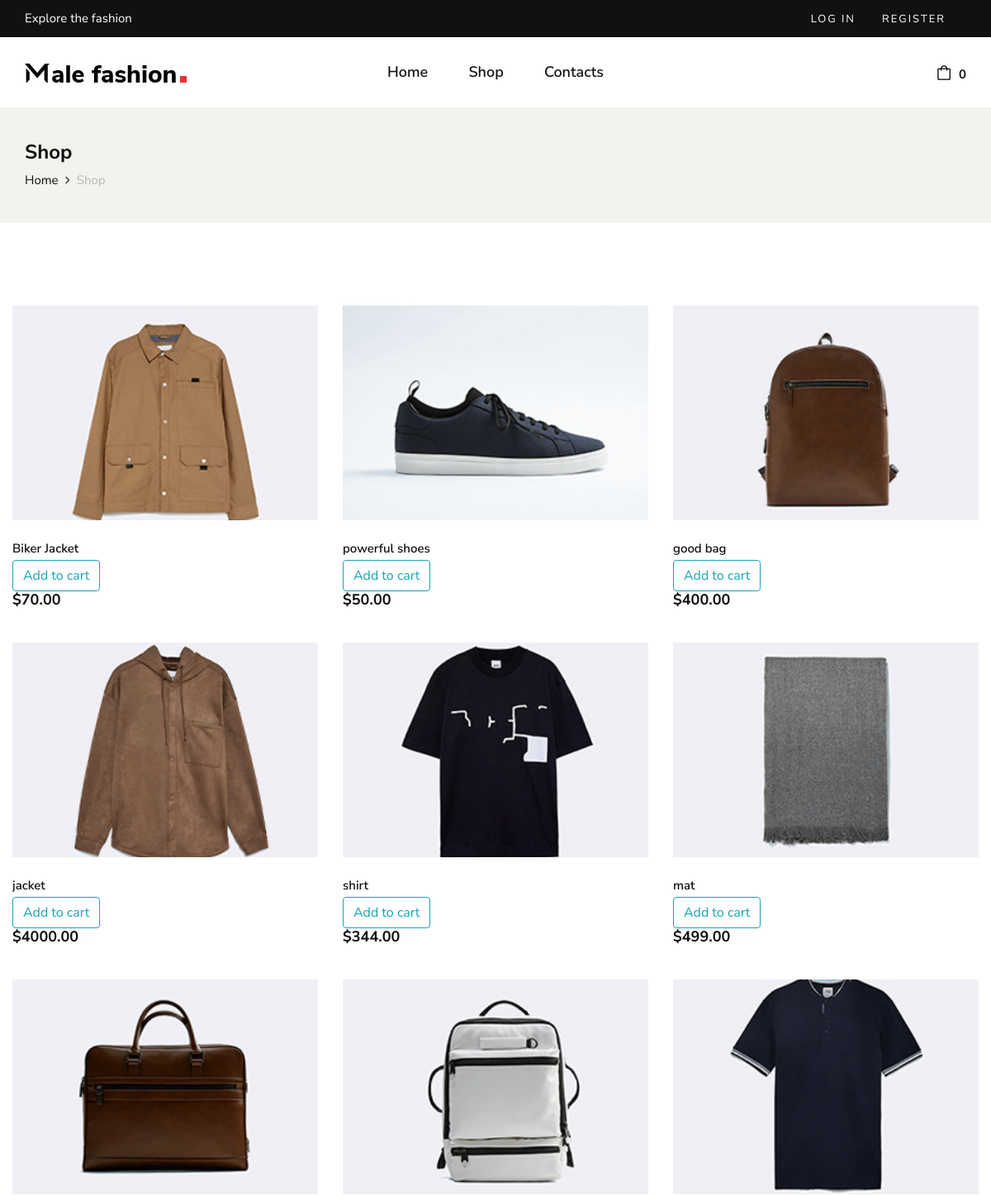
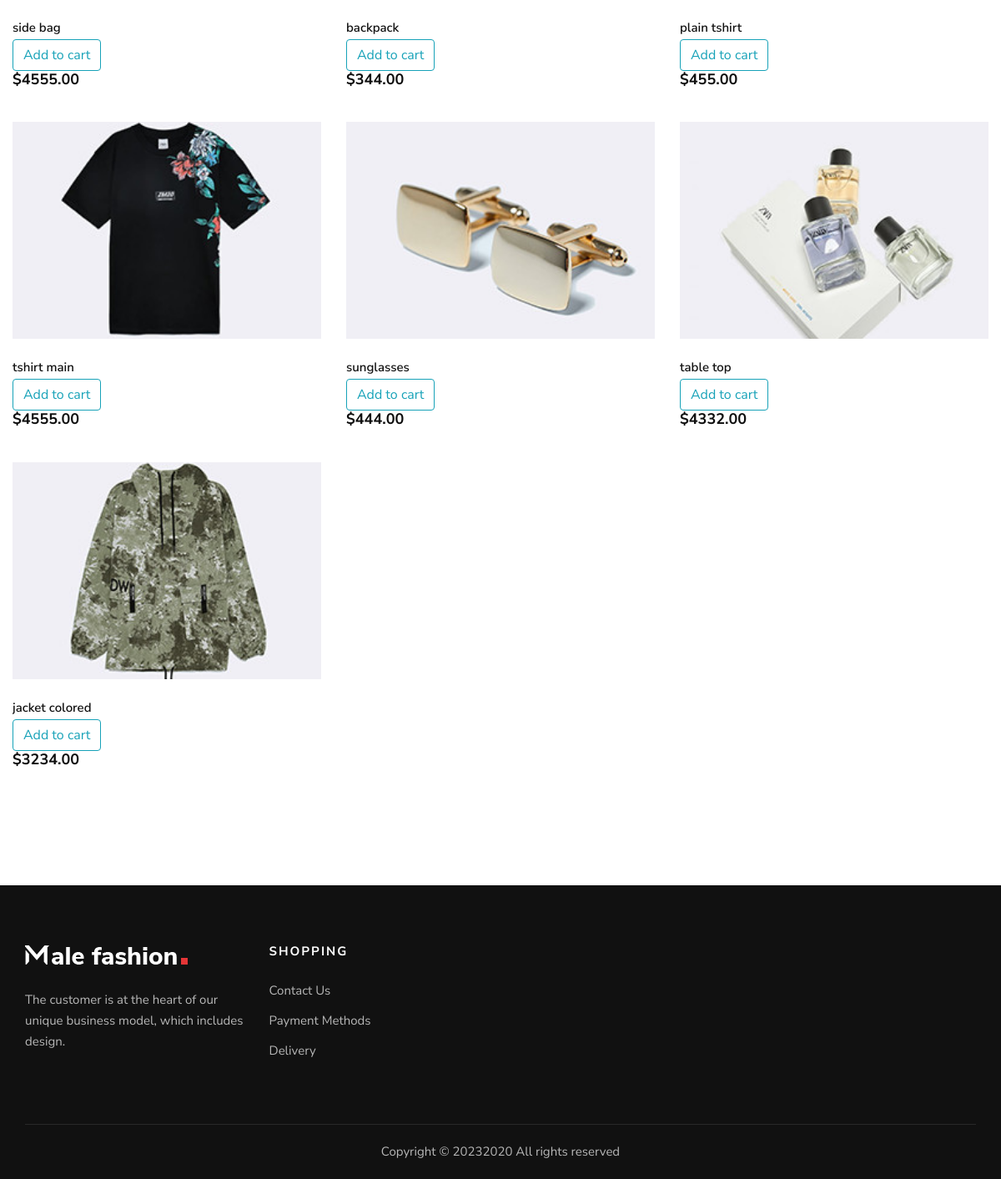
The app's page /shop/ with its own data (2 pictures, top to bottom).
### store/models.py (models this page shows, shortened)
class Product(models.Model):
    name = models.CharField(max_length=100)
    price = models.DecimalField(default=0,decimal_places=2,max_digits=6)
    category= models.ForeignKey(Category, on_delete=models.CASCADE, default=1)
    description = models.CharField(max_length=250, default='', blank =True, null=True)
    image = models.ImageField(upload_to = 'uploads/product/')
    is_sale = models.BooleanField(default= True)
    sale_price = models.DecimalField(default=0,decimal_places=2,max_digits=6)

### store/views.py (the view)
# urls.py: path('shop/',views.shop, name ="shop"),
def shop(request):
    if request.user.is_authenticated:
        customer = request.user.customer
        order, created = Order.objects.get_or_create(customer=customer, complete=False)
        items = order.orderitem_set.all()
        cartItems = order.get_cart_items
    else:
        items = []
        order = {'get_cart_total':0, 'get_cart_items':0}
        cartItems = order['get_cart_items']
    products = Product.objects.all()
    context = {'products':products, 'cartItems':cartItems}
    return render(request, 'shop.html',context)

### store/templates/shop.html (shortened to what this page needs)
{% extends 'main.html' %}
{% load static %}
{% block content %}
    <section class="breadcrumb-option">
        <div class="container">
            <div class="row">
                <div class="col-lg-12">
                    <div class="breadcrumb__text">
                        <h4>Shop</h4>
                        <div class="breadcrumb__links">
                            <a href="{% url 'home'%}">Home</a>
                            <span>Shop</span>
                        </div>
                    </div>
                </div>
            </div>
        </div>
    </section>
    <section class="shop spad">
        <div class="container">
            <div class="row">
                    <div class="row">
                    {% for product in products %}
                        <div class="col-lg-4 col-md-6 col-sm-6">
                            <div class="product__item">
                                <div class="product__item__pic set-bg" data-setbg="{{ product.image.url }}">
                                </div>
                                <div class="product__item__text">
                                    <h6>{{ product.name}}</h6>
                                    <button data-product={{product.id}} data-action="add" class="btn btn-outline-info add-btn update-cart">Add to cart</button>
                                    <h5>${{product.price}}</h5>
                                </div>
                            </div>
                        </div>
                        {% endfor %}
                    </div>
                </div>
            </div>
    </section>
   {% endblock %}

### store/templates/main.html (shortened to what this page needs)
<!DOCTYPE html>
{% load static %}
<html lang="zxx">
<head>
    <link rel="stylesheet" href="{% static 'css/bootstrap.min.css' %}" type="text/css">
    <link rel="stylesheet" href="{% static 'css/font-awesome.min.css' %}" type="text/css">
    <link rel="stylesheet" href="{% static 'css/elegant-icons.css' %}" type="text/css">
    <link rel="stylesheet" href="{% static 'css/magnific-popup.css' %}" type="text/css">
    <link rel="stylesheet" href="{% static 'css/nice-select.css' %}" type="text/css">
    <link rel="stylesheet" href="{% static 'css/owl.carousel.min.css' %}" type="text/css">
    <link rel="stylesheet" href="{% static 'css/slicknav.min.css' %}" type="text/css">
    <link rel="stylesheet" href="{% static 'css/style.css' %}" type="text/css">
</head>
<body>
    <header class="header">
        <div class="header__top">
            <div class="container">
                <div class="row">
                    <div class="col-lg-6 col-md-7">
                        <div class="header__top__left">
                            <p>Explore the fashion</p>
                        </div>
                    </div>
                    <div class="col-lg-6 col-md-5">
                        <div class="header__top__right">
                            <div class="header__top__links">
                                {% if user.is_authenticated %}
                                <a href="{% url 'logout' %}">log out</a>
                                {% else %}
                                <a href="{% url 'login' %}">Log in</a>
                                <a href="{% url 'register' %}">Register</a>
                                {% endif %}
                            </div>
                        </div>
                    </div>
                </div>
            </div>
        </div>
        <div class="container">
            <div class="row">
                <div class="col-lg-3 col-md-3">
                    <div class="header__logo">
                        <a href="{% url 'home' %}"><img src="{% static 'img/logo.png' %}" alt=""></a>
                    </div>
                </div>
                <div class="col-lg-6 col-md-6">
                    <nav class="header__menu mobile-menu">
                        <ul>
                            <li><a href="{% url 'home' %}">Home</a></li>
                            <li><a href="{% url 'shop' %}">Shop</a></li>
                            <li><a href="{% url 'contact' %}">Contacts</a></li>
                        </ul>
                    </nav>
                </div>
                <div class="col-lg-3 col-md-3">
                    <div class="header__nav__option">
                        <a href="{% url 'cart_summary' %}"><img src="{% static 'img/icon/cart.png' %}" alt=""> </a>
                        <div class="price"><span>{{cartItems}}</span></div>
                    </div>
                </div>
            </div>
        </div>
    </header>
    {% block content %}
    {% endblock content%}
    <footer class="footer">
      <div class="container">
          <div class="row">
              <div class="col-lg-3 col-md-6 col-sm-6">
                  <div class="footer__about">
                      <div class="footer__logo">
                          <a href="#"><img src="{%static 'img/footer-logo.png' %}" alt=""></a>
                      </div>
                      <p>The customer is at the heart of our unique business model, which includes design.</p>
                  </div>
              </div>
              <div class="col-lg-2 col-md-3 col-sm-6">
                  <div class="footer__widget">
                      <h6>Shopping</h6>
                      <ul>
                          <li><a href="#">Contact Us</a></li>
                          <li><a href="#">Payment Methods</a></li>
                          <li><a href="#">Delivery</a></li>
                      </ul>
                  </div>
              </div>
          </div>
          <div class="row">
              <div class="col-lg-12 text-center">
                  <div class="footer__copyright__text">
                      <p>Copyright ©
                          2020
                          All rights reserved
                      </p>
                  </div>
              </div>
          </div>
      </div>
  </footer>
</body>
</html>

### static/css/style.css (style rules this page uses)
html, body { height: 100%; font-family: "Nunito Sans", sans-serif; -webkit-font-smoothing: antialiased; }
h1, h2, h3, h4, h5, h6 { margin: 0; color: #111111; font-weight: 400; font-family: "Nunito Sans", sans-serif; }
h4 { font-size: 24px; }
h5 { font-size: 18px; }
h6 { font-size: 16px; }
p { font-size: 15px; font-family: "Nunito Sans", sans-serif; color: #3d3d3d; font-weight: 400; line-height: 25px; margin: 0 0 15px 0; }
img { max-width: 100%; }
ul, ol { padding: 0; margin: 0; }
.set-bg { background-repeat: no-repeat; background-size: cover; background-position: top center; }
.spad { padding-top: 100px; padding-bottom: 100px; }
.header { background: #ffffff; }
.header__top { background: #111111; padding: 10px 0; }
.header__top__left p { color: #ffffff; margin-bottom: 0; }
.header__top__right { text-align: right; }
.header__top__links { display: inline-block; margin-right: 25px; }
.header__top__links a { color: #ffffff; font-size: 13px; text-transform: uppercase; letter-spacing: 2px; margin-right: 28px; display: inline-block; }
.header__top__links a:last-child { margin-right: 0; }
.header__logo { padding: 30px 0; }
.header__logo a { display: inline-block; }
.header__menu { text-align: center; padding: 26px 0 25px; }
.header__menu ul li { list-style: none; display: inline-block; margin-right: 45px; position: relative; }
.header__menu ul li:last-child { margin-right: 0; }
.header__menu ul li a { font-size: 18px; color: #111111; display: block; font-weight: 600; position: relative; padding: 3px 0; }
.header__menu ul li a:after { position: absolute; left: 0; bottom: 0; width: 100%; height: 2px; background: #e53637; content: ""; -webkit-transition: all, 0.5s; -o-transition: all, 0.5s; transition: all, 0.5s; -webkit-transform: scale(0); -ms-transform: scale(0); transform: scale(0); }
.header__nav__option { text-align: right; padding: 30px 0; }
.header__nav__option a { display: inline-block; margin-right: 26px; position: relative; }
.header__nav__option .price { font-size: 15px; color: #111111; font-weight: 700; display: inline-block; margin-left: -20px; position: relative; top: 3px; }
.product__item { overflow: hidden; margin-bottom: 40px; }
.product__item__pic { height: 260px; position: relative; background-position: center center; }
.product__item__text { padding-top: 25px; position: relative; }
.product__item__text h6 { color: #111111; font-size: 15px; font-weight: 600; margin-bottom: 5px; -webkit-transition: all, 0.3s; -o-transition: all, 0.3s; transition: all, 0.3s; }
.product__item__text h5 { color: #0d0d0d; font-weight: 700; }
.footer { background: #111111; padding-top: 70px; }
.footer__about { margin-bottom: 30px; }
.footer__about .footer__logo { margin-bottom: 30px; }
.footer__about .footer__logo a { display: inline-block; }
.footer__about p { color: #b7b7b7; margin-bottom: 30px; }
.footer__widget { margin-bottom: 30px; }
.footer__widget h6 { color: #ffffff; font-size: 15px; font-weight: 700; text-transform: uppercase; letter-spacing: 2px; margin-bottom: 20px; }
.footer__widget ul li { line-height: 36px; list-style: none; }
.footer__widget ul li a { color: #b7b7b7; font-size: 15px; }
.footer__copyright__text { border-top: 1px solid rgba(255, 255, 255, 0.1); padding: 20px 0; margin-top: 40px; }
.footer__copyright__text p { color: #b7b7b7; margin-bottom: 0; }
.breadcrumb-option { background: #f3f2ee; padding: 40px 0; }
.breadcrumb__text h4 { color: #111111; font-weight: 700; margin-bottom: 8px; }
.breadcrumb__links a { font-size: 15px; color: #111111; margin-right: 18px; display: inline-block; position: relative; }
.breadcrumb__links a:after { position: absolute; right: -14px; top: 0; content: ""; font-family: "FontAwesome"; }
.breadcrumb__links span { font-size: 15px; color: #b7b7b7; display: inline-block; }
@media only screen and (min-width: 1200px) { .container { max-width: 1170px; } }

### records on screen
Product: shows a picture, name "Biker Jacket", price "70.00"
Product: shows a picture, name "powerful shoes", price "50.00"
Product: shows a picture, name "good bag", price "400.00"
Product: shows a picture, name "jacket", price "4000.00"
Product: shows a picture, name "shirt", price "344.00"
Product: shows a picture, name "mat", price "499.00"
Product: shows a picture, name "side bag", price "4555.00"
Product: shows a picture, name "backpack", price "344.00"
Product: shows a picture, name "plain tshirt", price "455.00"
Product: shows a picture, name "tshirt main", price "4555.00"
Product: shows a picture, name "sunglasses", price "444.00"
Product: shows a picture, name "table top", price "4332.00"
Product: shows a picture, name "jacket colored", price "3234.00"

### other values on screen
{{ cartItems }} "0"
